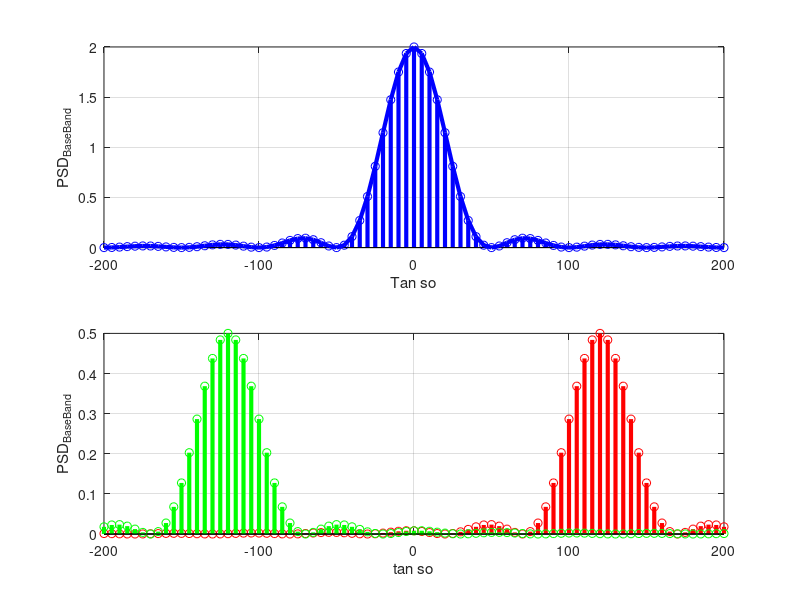

Here is the MATLAB script that generated this plot:
%tham so
f= -200:5:200;
%linspace(-200,200,1500);
Tb = 0.02;
Rb = 1/Tb;
A = 10;
AA =A^2*Tb;
fc= 120;
% Mat do pho cong suat bang tan co so
PSD_BaseBand = AA*(sinc((f*Tb)).^2) ;
% Mat do pho cong suat BPSK
PSD_PassBand = (AA/4)*((sinc((f+fc)*Tb)).^2 +(sinc((f-fc)*Tb)).^2) ;
PSD_PassBand_1 = (AA/4)*((sinc((f-fc)*Tb)).^2);
PSD_PassBand_2 = (AA/4)*(sinc((f+fc)*Tb)).^2;
%______________________________________
figure (1)
subplot (2,1,1);
stem(f,PSD_BaseBand, 'b', 'Linewidth' ,3);
hold on
plot (f,PSD_BaseBand,'b','Linewidth',3);
xlabel('Tan so');
ylabel('PSD_B_a_s_e_B_a_n_d');

grid on;
%-----------------------------------------
subplot (2,1,2);
stem(f, PSD_PassBand_1, 'r','LineWidth', 3);
hold on
stem(f ,PSD_PassBand_2,'g','LineWidth',3);
xlabel('tan so');
ylabel('PSD_B_a_s_e_B_a_n_d');

grid on;